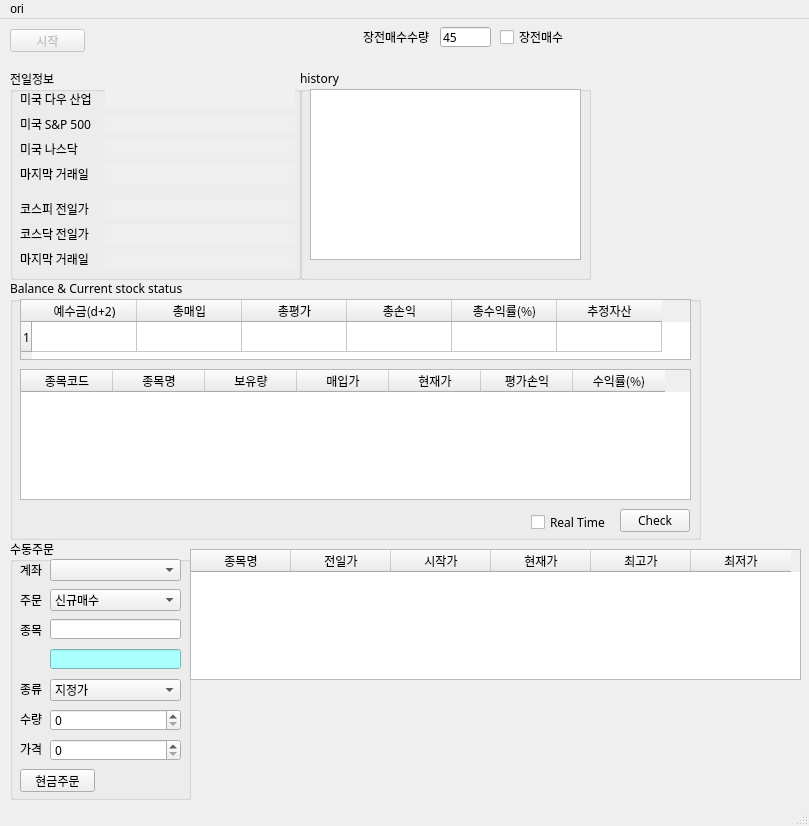
<?xml version="1.0" encoding="UTF-8"?>
<ui version="4.0">
 <class>MainWindow</class>
 <widget class="QMainWindow" name="MainWindow">
  <property name="geometry">
   <rect>
    <x>0</x>
    <y>0</y>
    <width>809</width>
    <height>826</height>
   </rect>
  </property>
  <property name="windowTitle">
   <string>MainWindow</string>
  </property>
  <widget class="QWidget" name="centralwidget">
   <widget class="QGroupBox" name="groupBox">
    <property name="geometry">
     <rect>
      <x>300</x>
      <y>50</y>
      <width>291</width>
      <height>211</height>
     </rect>
    </property>
    <property name="font">
     <font>
      <family>맑은 고딕</family>
     </font>
    </property>
    <property name="title">
     <string>history</string>
    </property>
    <widget class="QTextEdit" name="ui_history_TE">
     <property name="geometry">
      <rect>
       <x>10</x>
       <y>20</y>
       <width>271</width>
       <height>171</height>
      </rect>
     </property>
     <property name="font">
      <font>
       <family>맑은 고딕</family>
      </font>
     </property>
    </widget>
   </widget>
   <widget class="QPushButton" name="startButton">
    <property name="enabled">
     <bool>false</bool>
    </property>
    <property name="geometry">
     <rect>
      <x>10</x>
      <y>10</y>
      <width>75</width>
      <height>23</height>
     </rect>
    </property>
    <property name="font">
     <font>
      <family>맑은 고딕</family>
     </font>
    </property>
    <property name="text">
     <string>시작</string>
    </property>
   </widget>
   <widget class="QLineEdit" name="ui_preorderAmount">
    <property name="geometry">
     <rect>
      <x>440</x>
      <y>8</y>
      <width>51</width>
      <height>20</height>
     </rect>
    </property>
    <property name="font">
     <font>
      <family>맑은 고딕</family>
     </font>
    </property>
    <property name="text">
     <string>45</string>
    </property>
   </widget>
   <widget class="QLabel" name="itemCodeLabel_3">
    <property name="geometry">
     <rect>
      <x>363</x>
      <y>10</y>
      <width>81</width>
      <height>16</height>
     </rect>
    </property>
    <property name="font">
     <font>
      <family>맑은 고딕</family>
     </font>
    </property>
    <property name="text">
     <string>장전매수수량</string>
    </property>
   </widget>
   <widget class="QCheckBox" name="ui_sb_realtrade">
    <property name="enabled">
     <bool>true</bool>
    </property>
    <property name="geometry">
     <rect>
      <x>500</x>
      <y>10</y>
      <width>81</width>
      <height>16</height>
     </rect>
    </property>
    <property name="font">
     <font>
      <family>맑은 고딕</family>
     </font>
    </property>
    <property name="text">
     <string>장전매수</string>
    </property>
    <property name="checked">
     <bool>false</bool>
    </property>
   </widget>
   <widget class="QGroupBox" name="groupBox_2">
    <property name="geometry">
     <rect>
      <x>10</x>
      <y>50</y>
      <width>291</width>
      <height>211</height>
     </rect>
    </property>
    <property name="font">
     <font>
      <family>맑은 고딕</family>
     </font>
    </property>
    <property name="title">
     <string>전일정보</string>
    </property>
    <widget class="QLabel" name="label_17">
     <property name="geometry">
      <rect>
       <x>10</x>
       <y>45</y>
       <width>100</width>
       <height>20</height>
      </rect>
     </property>
     <property name="font">
      <font>
       <family>맑은 고딕</family>
      </font>
     </property>
     <property name="text">
      <string>미국 S&amp;P 500</string>
     </property>
    </widget>
    <widget class="QLineEdit" name="ui_us500_LE">
     <property name="enabled">
      <bool>false</bool>
     </property>
     <property name="geometry">
      <rect>
       <x>95</x>
       <y>45</y>
       <width>190</width>
       <height>20</height>
      </rect>
     </property>
     <property name="font">
      <font>
       <family>맑은 고딕</family>
      </font>
     </property>
     <property name="styleSheet">
      <string notr="true"/>
     </property>
     <property name="text">
      <string/>
     </property>
     <property name="frame">
      <bool>false</bool>
     </property>
    </widget>
    <widget class="QLineEdit" name="ui_daw30_LE">
     <property name="enabled">
      <bool>false</bool>
     </property>
     <property name="geometry">
      <rect>
       <x>95</x>
       <y>20</y>
       <width>190</width>
       <height>20</height>
      </rect>
     </property>
     <property name="font">
      <font>
       <family>맑은 고딕</family>
      </font>
     </property>
     <property name="styleSheet">
      <string notr="true">background-color: rgb(240, 240, 240);</string>
     </property>
     <property name="frame">
      <bool>false</bool>
     </property>
    </widget>
    <widget class="QLabel" name="label_19">
     <property name="geometry">
      <rect>
       <x>10</x>
       <y>20</y>
       <width>100</width>
       <height>20</height>
      </rect>
     </property>
     <property name="font">
      <font>
       <family>맑은 고딕</family>
      </font>
     </property>
     <property name="text">
      <string>미국 다우 산업</string>
     </property>
    </widget>
    <widget class="QLabel" name="label_22">
     <property name="geometry">
      <rect>
       <x>10</x>
       <y>70</y>
       <width>100</width>
       <height>20</height>
      </rect>
     </property>
     <property name="font">
      <font>
       <family>맑은 고딕</family>
      </font>
     </property>
     <property name="text">
      <string>미국 나스닥</string>
     </property>
    </widget>
    <widget class="QLineEdit" name="ui_nasdaq_LE">
     <property name="enabled">
      <bool>false</bool>
     </property>
     <property name="geometry">
      <rect>
       <x>95</x>
       <y>70</y>
       <width>190</width>
       <height>20</height>
      </rect>
     </property>
     <property name="font">
      <font>
       <family>맑은 고딕</family>
      </font>
     </property>
     <property name="frame">
      <bool>false</bool>
     </property>
    </widget>
    <widget class="QLabel" name="label_23">
     <property name="geometry">
      <rect>
       <x>10</x>
       <y>95</y>
       <width>100</width>
       <height>20</height>
      </rect>
     </property>
     <property name="font">
      <font>
       <family>맑은 고딕</family>
      </font>
     </property>
     <property name="text">
      <string>마지막 거래일</string>
     </property>
    </widget>
    <widget class="QLineEdit" name="ui_uslastday_LE">
     <property name="enabled">
      <bool>false</bool>
     </property>
     <property name="geometry">
      <rect>
       <x>95</x>
       <y>95</y>
       <width>190</width>
       <height>20</height>
      </rect>
     </property>
     <property name="font">
      <font>
       <family>맑은 고딕</family>
      </font>
     </property>
     <property name="styleSheet">
      <string notr="true"/>
     </property>
     <property name="text">
      <string/>
     </property>
     <property name="frame">
      <bool>false</bool>
     </property>
    </widget>
    <widget class="QLabel" name="label_15">
     <property name="geometry">
      <rect>
       <x>10</x>
       <y>130</y>
       <width>100</width>
       <height>20</height>
      </rect>
     </property>
     <property name="font">
      <font>
       <family>맑은 고딕</family>
      </font>
     </property>
     <property name="text">
      <string>코스피 전일가</string>
     </property>
    </widget>
    <widget class="QLabel" name="label_24">
     <property name="geometry">
      <rect>
       <x>10</x>
       <y>155</y>
       <width>100</width>
       <height>20</height>
      </rect>
     </property>
     <property name="font">
      <font>
       <family>맑은 고딕</family>
      </font>
     </property>
     <property name="text">
      <string>코스닥 전일가</string>
     </property>
    </widget>
    <widget class="QLineEdit" name="ui_kospi_LE">
     <property name="enabled">
      <bool>false</bool>
     </property>
     <property name="geometry">
      <rect>
       <x>95</x>
       <y>130</y>
       <width>190</width>
       <height>20</height>
      </rect>
     </property>
     <property name="font">
      <font>
       <family>맑은 고딕</family>
      </font>
     </property>
     <property name="frame">
      <bool>false</bool>
     </property>
    </widget>
    <widget class="QLineEdit" name="ui_kosdaq_LE">
     <property name="enabled">
      <bool>false</bool>
     </property>
     <property name="geometry">
      <rect>
       <x>95</x>
       <y>155</y>
       <width>190</width>
       <height>20</height>
      </rect>
     </property>
     <property name="font">
      <font>
       <family>맑은 고딕</family>
      </font>
     </property>
     <property name="frame">
      <bool>false</bool>
     </property>
    </widget>
    <widget class="QLabel" name="label_25">
     <property name="geometry">
      <rect>
       <x>10</x>
       <y>180</y>
       <width>100</width>
       <height>20</height>
      </rect>
     </property>
     <property name="font">
      <font>
       <family>맑은 고딕</family>
      </font>
     </property>
     <property name="text">
      <string>마지막 거래일</string>
     </property>
    </widget>
    <widget class="QLineEdit" name="ui_kolastday_LE">
     <property name="enabled">
      <bool>false</bool>
     </property>
     <property name="geometry">
      <rect>
       <x>95</x>
       <y>180</y>
       <width>190</width>
       <height>20</height>
      </rect>
     </property>
     <property name="font">
      <font>
       <family>맑은 고딕</family>
      </font>
     </property>
     <property name="frame">
      <bool>false</bool>
     </property>
    </widget>
   </widget>
   <widget class="QGroupBox" name="groupBox_5">
    <property name="geometry">
     <rect>
      <x>10</x>
      <y>260</y>
      <width>691</width>
      <height>261</height>
     </rect>
    </property>
    <property name="font">
     <font>
      <family>맑은 고딕</family>
     </font>
    </property>
    <property name="title">
     <string>Balance &amp;&amp; Current stock status</string>
    </property>
    <widget class="QTableWidget" name="ui_balance_TW">
     <property name="geometry">
      <rect>
       <x>10</x>
       <y>20</y>
       <width>671</width>
       <height>61</height>
      </rect>
     </property>
     <property name="font">
      <font>
       <family>맑은 고딕</family>
      </font>
     </property>
     <property name="rowCount">
      <number>1</number>
     </property>
     <attribute name="horizontalHeaderDefaultSectionSize">
      <number>105</number>
     </attribute>
     <row/>
     <column>
      <property name="text">
       <string>예수금(d+2)</string>
      </property>
     </column>
     <column>
      <property name="text">
       <string>총매입</string>
      </property>
     </column>
     <column>
      <property name="text">
       <string>총평가</string>
      </property>
     </column>
     <column>
      <property name="text">
       <string>총손익</string>
      </property>
     </column>
     <column>
      <property name="text">
       <string>총수익률(%)</string>
      </property>
     </column>
     <column>
      <property name="text">
       <string>추정자산</string>
      </property>
     </column>
    </widget>
    <widget class="QTableWidget" name="ui_stockstatus_TW">
     <property name="geometry">
      <rect>
       <x>10</x>
       <y>90</y>
       <width>671</width>
       <height>131</height>
      </rect>
     </property>
     <property name="font">
      <font>
       <family>맑은 고딕</family>
      </font>
     </property>
     <attribute name="horizontalHeaderDefaultSectionSize">
      <number>92</number>
     </attribute>
     <column>
      <property name="text">
       <string>종목코드</string>
      </property>
     </column>
     <column>
      <property name="text">
       <string>종목명</string>
      </property>
     </column>
     <column>
      <property name="text">
       <string>보유량</string>
      </property>
     </column>
     <column>
      <property name="text">
       <string>매입가</string>
      </property>
     </column>
     <column>
      <property name="text">
       <string>현재가</string>
      </property>
     </column>
     <column>
      <property name="text">
       <string>평가손익</string>
      </property>
     </column>
     <column>
      <property name="text">
       <string>수익률(%)</string>
      </property>
     </column>
    </widget>
    <widget class="QCheckBox" name="ui_realtime_CB">
     <property name="geometry">
      <rect>
       <x>521</x>
       <y>235</y>
       <width>81</width>
       <height>16</height>
      </rect>
     </property>
     <property name="font">
      <font>
       <family>맑은 고딕</family>
      </font>
     </property>
     <property name="text">
      <string>Real Time</string>
     </property>
    </widget>
    <widget class="QPushButton" name="ui_check_PB">
     <property name="geometry">
      <rect>
       <x>610</x>
       <y>230</y>
       <width>70</width>
       <height>23</height>
      </rect>
     </property>
     <property name="font">
      <font>
       <family>맑은 고딕</family>
      </font>
     </property>
     <property name="text">
      <string>Check</string>
     </property>
    </widget>
   </widget>
   <widget class="QGroupBox" name="groupBox_6">
    <property name="geometry">
     <rect>
      <x>10</x>
      <y>520</y>
      <width>181</width>
      <height>261</height>
     </rect>
    </property>
    <property name="font">
     <font>
      <family>맑은 고딕</family>
     </font>
    </property>
    <property name="title">
     <string>수동주문</string>
    </property>
    <widget class="QLabel" name="label">
     <property name="geometry">
      <rect>
       <x>10</x>
       <y>25</y>
       <width>56</width>
       <height>12</height>
      </rect>
     </property>
     <property name="font">
      <font>
       <family>맑은 고딕</family>
      </font>
     </property>
     <property name="text">
      <string>계좌</string>
     </property>
    </widget>
    <widget class="QLabel" name="label_2">
     <property name="geometry">
      <rect>
       <x>10</x>
       <y>55</y>
       <width>56</width>
       <height>12</height>
      </rect>
     </property>
     <property name="font">
      <font>
       <family>맑은 고딕</family>
      </font>
     </property>
     <property name="text">
      <string>주문</string>
     </property>
    </widget>
    <widget class="QLabel" name="label_3">
     <property name="geometry">
      <rect>
       <x>10</x>
       <y>85</y>
       <width>56</width>
       <height>12</height>
      </rect>
     </property>
     <property name="font">
      <font>
       <family>맑은 고딕</family>
      </font>
     </property>
     <property name="text">
      <string>종목</string>
     </property>
    </widget>
    <widget class="QLabel" name="label_4">
     <property name="geometry">
      <rect>
       <x>10</x>
       <y>144</y>
       <width>56</width>
       <height>12</height>
      </rect>
     </property>
     <property name="font">
      <font>
       <family>맑은 고딕</family>
      </font>
     </property>
     <property name="text">
      <string>종류</string>
     </property>
    </widget>
    <widget class="QLabel" name="label_5">
     <property name="geometry">
      <rect>
       <x>10</x>
       <y>204</y>
       <width>56</width>
       <height>12</height>
      </rect>
     </property>
     <property name="font">
      <font>
       <family>맑은 고딕</family>
      </font>
     </property>
     <property name="text">
      <string>가격</string>
     </property>
    </widget>
    <widget class="QLabel" name="label_6">
     <property name="geometry">
      <rect>
       <x>10</x>
       <y>174</y>
       <width>56</width>
       <height>12</height>
      </rect>
     </property>
     <property name="font">
      <font>
       <family>맑은 고딕</family>
      </font>
     </property>
     <property name="text">
      <string>수량</string>
     </property>
    </widget>
    <widget class="QComboBox" name="ui_accountlist_CB">
     <property name="geometry">
      <rect>
       <x>40</x>
       <y>20</y>
       <width>131</width>
       <height>22</height>
      </rect>
     </property>
    </widget>
    <widget class="QComboBox" name="ui_hoga_CB">
     <property name="geometry">
      <rect>
       <x>40</x>
       <y>140</y>
       <width>131</width>
       <height>22</height>
      </rect>
     </property>
     <item>
      <property name="text">
       <string>지정가</string>
      </property>
     </item>
     <item>
      <property name="text">
       <string>시장가</string>
      </property>
     </item>
    </widget>
    <widget class="QComboBox" name="ui_ordertype_CB">
     <property name="geometry">
      <rect>
       <x>40</x>
       <y>50</y>
       <width>131</width>
       <height>22</height>
      </rect>
     </property>
     <item>
      <property name="text">
       <string>신규매수</string>
      </property>
     </item>
     <item>
      <property name="text">
       <string>신규매도</string>
      </property>
     </item>
     <item>
      <property name="text">
       <string>매수취소</string>
      </property>
     </item>
     <item>
      <property name="text">
       <string>매도취소</string>
      </property>
     </item>
    </widget>
    <widget class="QLineEdit" name="ui_stockcode_LE">
     <property name="geometry">
      <rect>
       <x>40</x>
       <y>80</y>
       <width>131</width>
       <height>20</height>
      </rect>
     </property>
    </widget>
    <widget class="QLineEdit" name="ui_stockname_LE">
     <property name="geometry">
      <rect>
       <x>40</x>
       <y>110</y>
       <width>131</width>
       <height>20</height>
      </rect>
     </property>
     <property name="styleSheet">
      <string notr="true">background-color: rgb(170, 255, 255);</string>
     </property>
    </widget>
    <widget class="QSpinBox" name="ui_num_SB">
     <property name="geometry">
      <rect>
       <x>40</x>
       <y>170</y>
       <width>131</width>
       <height>22</height>
      </rect>
     </property>
     <property name="maximum">
      <number>100000</number>
     </property>
    </widget>
    <widget class="QSpinBox" name="ui_price_SB">
     <property name="geometry">
      <rect>
       <x>40</x>
       <y>200</y>
       <width>131</width>
       <height>22</height>
      </rect>
     </property>
     <property name="maximum">
      <number>1000000</number>
     </property>
     <property name="singleStep">
      <number>50</number>
     </property>
    </widget>
    <widget class="QPushButton" name="ui_sendorder_PB">
     <property name="geometry">
      <rect>
       <x>10</x>
       <y>230</y>
       <width>75</width>
       <height>23</height>
      </rect>
     </property>
     <property name="text">
      <string>현금주문</string>
     </property>
    </widget>
   </widget>
   <widget class="QTableWidget" name="tableWidget_2">
    <property name="geometry">
     <rect>
      <x>190</x>
      <y>530</y>
      <width>611</width>
      <height>131</height>
     </rect>
    </property>
    <column>
     <property name="text">
      <string>종목명</string>
     </property>
    </column>
    <column>
     <property name="text">
      <string>전일가</string>
     </property>
    </column>
    <column>
     <property name="text">
      <string>시작가</string>
     </property>
    </column>
    <column>
     <property name="text">
      <string>현재가</string>
     </property>
    </column>
    <column>
     <property name="text">
      <string>최고가</string>
     </property>
    </column>
    <column>
     <property name="text">
      <string>최저가</string>
     </property>
    </column>
   </widget>
  </widget>
  <widget class="QMenuBar" name="menubar">
   <property name="geometry">
    <rect>
     <x>0</x>
     <y>0</y>
     <width>809</width>
     <height>21</height>
    </rect>
   </property>
   <widget class="QMenu" name="menuori">
    <property name="title">
     <string>ori</string>
    </property>
   </widget>
   <addaction name="menuori"/>
  </widget>
  <widget class="QStatusBar" name="statusbar"/>
 </widget>
 <resources/>
 <connections/>
</ui>
